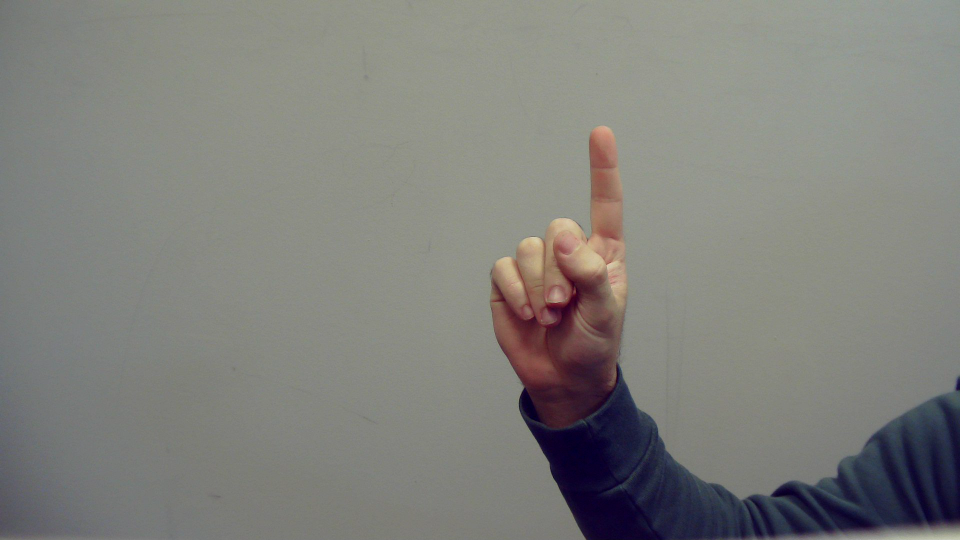
#> input picture src/dataset_img/1_dedos/1_dedos_0.png, 1920 x 1080 px, found by its file name (shown at 1/2 size); its folder holds only this picture in this run
$ python ReentrenoML.py
#> lines starting #> are read from the running program, lines starting #| are printed output that depends on the picture
import os
import cv2
import numpy as np
from skimage.feature import hog
from sklearn.decomposition import PCA
from sklearn.model_selection import train_test_split, GridSearchCV
from sklearn.svm import SVC
from sklearn.preprocessing import StandardScaler
from sklearn.metrics import classification_report, accuracy_score
import joblib

# Directorio del dataset redimensionado
dataset_dir = "dataset_resized"  # Cambia esta ruta al directorio redimensionado
labels = ["1_dedos", "2_dedos", "3_dedos", "4_dedos", "5_dedos", "ok", "perfect"]

# Función para cargar imágenes y calcular HOG
def load_images_and_labels(dataset_dir, labels):
#> called with dataset_dir = 'dataset_resized'
    features = []
    labels_list = []

    for label in labels:
        label_dir = os.path.join(dataset_dir, label)
        for img_name in os.listdir(label_dir):
            img_path = os.path.join(label_dir, img_name)
            img = cv2.imread(img_path, cv2.IMREAD_GRAYSCALE)
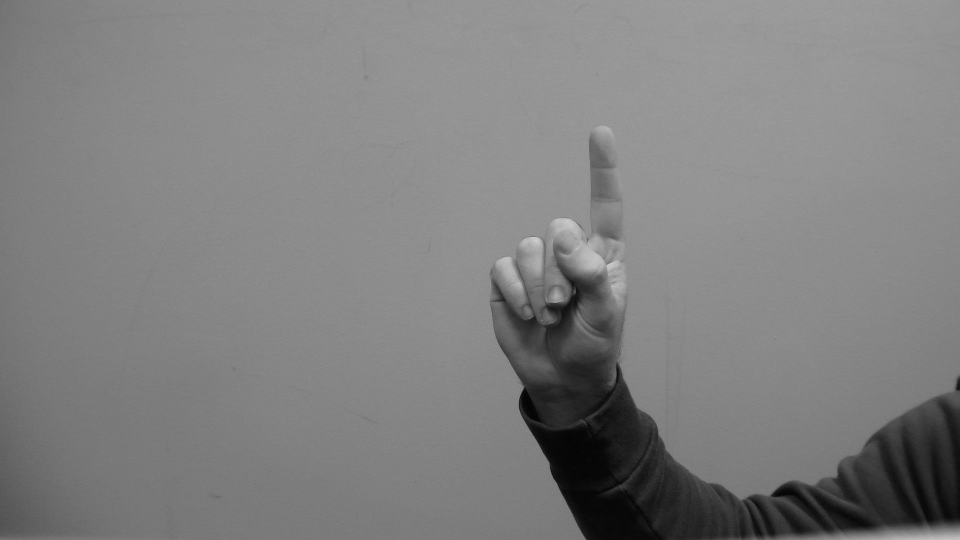
#> img: shape (1080, 1920) (shown at 1/2 size); min 0, max 222, mean 127.3
            if img is None:
                print(f"Error al cargar la imagen: {img_path}")
                continue

            # Redimensionar la imagen a 256x256 (ajusta este tamaño si es necesario)
            img_resized = cv2.resize(img, (256, 256))
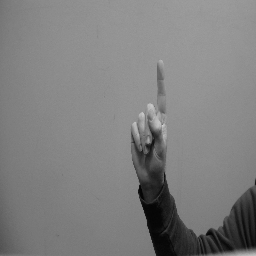
#> img_resized: shape (256, 256); min 4, max 208, mean 127.2

            # Calcular características HOG
            hog_features = hog(img_resized, orientations=9, pixels_per_cell=(16, 16),
                               cells_per_block=(2, 2), block_norm='L2-Hys', feature_vector=True)
#> hog_features = 8100 values, max 0.412 at index 6435, min 0.00258 at index 8078, mean 0.153
            features.append(hog_features)
            labels_list.append(label)

    return np.array(features), np.array(labels_list)

# Cargar datos
print("Cargando imágenes y calculando características HOG...")
#> (the run stopped early here; a loop or call above may not have finished)
